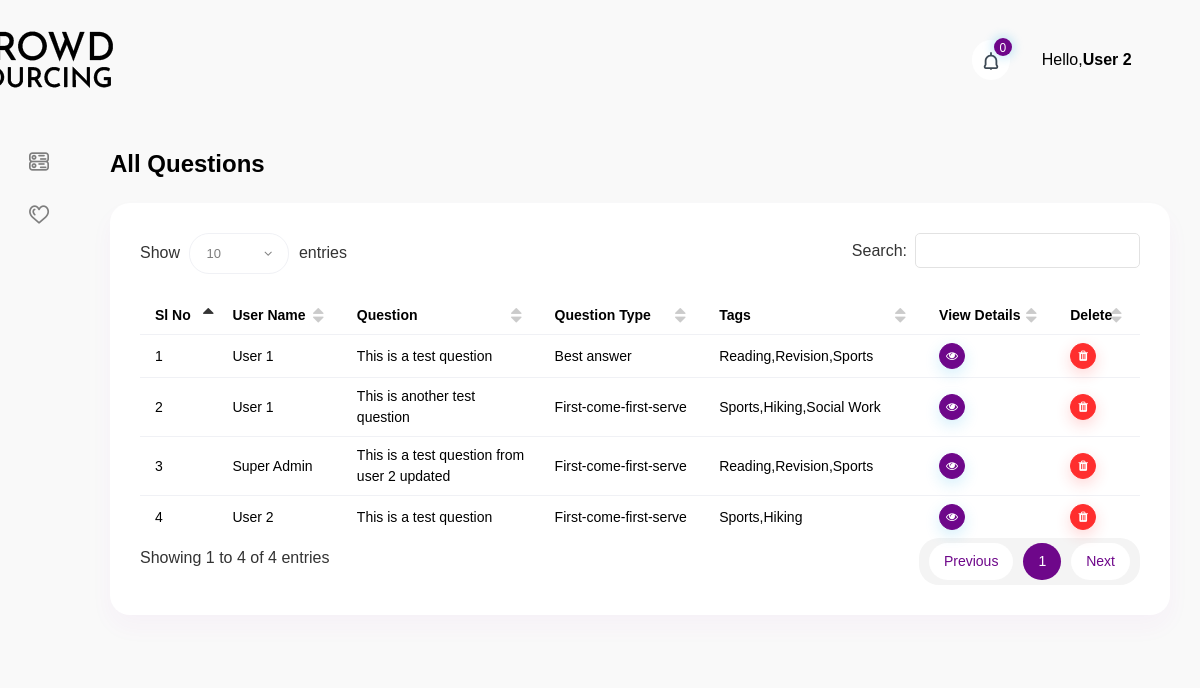
/all_question.php (signed in), run on an earlier commit of the app's database.
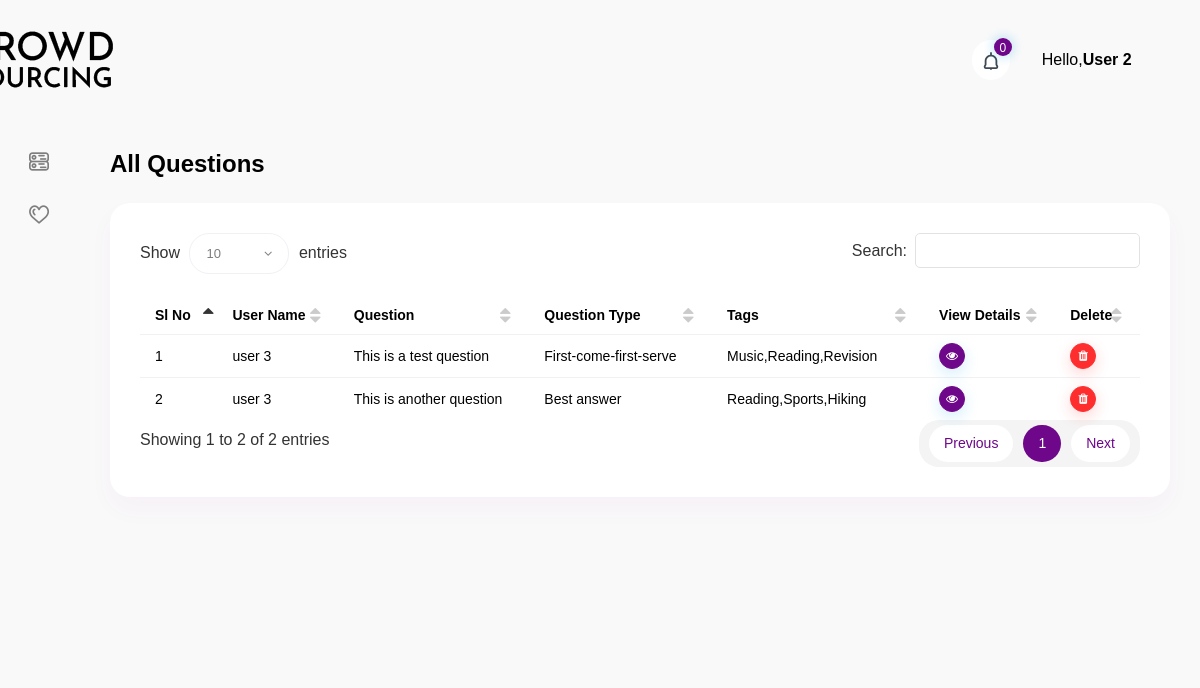
And on a later commit of the database.
### tables this page shows
CREATE TABLE `user` (
  `user_id` int(11) NOT NULL,
  `user_name` varchar(255) NOT NULL,
  `user_email` varchar(255) NOT NULL,
  `password` varchar(1000) NOT NULL,
  `college` varchar(255) NOT NULL,
  `major` varchar(255) NOT NULL,
  `hall` varchar(255) NOT NULL,
  `society` varchar(255) NOT NULL,
  `gender` varchar(255) NOT NULL,
  `age` int(10) NOT NULL,
  `indoor` varchar(255) NOT NULL,
  `outdoor` varchar(255) NOT NULL,
  `request_type` varchar(255) NOT NULL,
  `user_type` int(10) NOT NULL DEFAULT 1,
  `status` int(10) NOT NULL DEFAULT 1,
  `updated_at` datetime NOT NULL
);

CREATE TABLE `question` (
  `question_id` int(11) NOT NULL,
  `user_id` int(11) NOT NULL,
  `question` text NOT NULL,
  `type` varchar(255) NOT NULL,
  `tags` varchar(255) NOT NULL,
  `method` varchar(255) NOT NULL,
  `payment` int(10) NOT NULL,
  `waiting_time` varchar(255) NOT NULL,
  `inserted_at` datetime NOT NULL,
  `updated_at` datetime NOT NULL
);

CREATE TABLE `answer_method` (
  `id` int(11) NOT NULL,
  `method_name` varchar(255) NOT NULL
);

### include/dbController.php (called while the page is built, shortened)
<?php
class DBController {
    private $host = "localhost";
    private $user = "root";
    private $password = "";
    private $database = "crowd_sourcing";
    private $conn;
    function __construct() {
        $this->conn = $this->connectDB();
    }
    function connectDB() {
        $conn = mysqli_connect($this->host,$this->user,$this->password,$this->database);
        return $conn;
    }
    function runQuery($query) {
        $result = mysqli_query($this->conn,$query);
        while($row=mysqli_fetch_assoc($result)) {
            $resultset[] = $row;
        }
        if(!empty($resultset))
            return $resultset;
    }
    function numRows($query) {
        $result  = mysqli_query($this->conn,$query);
        $rowcount = mysqli_num_rows($result);
        return $rowcount;
    }
}

### all_question.php (the view, shortened to what this page needs)
<?php
require_once("include/dbController.php");
$db_handle = new DBController();
$userid = $_SESSION['userid'];
?>
<!DOCTYPE html>
<html lang="en">
<head>
    <link href="vendor/sweetalert2/dist/sweetalert2.min.css" rel="stylesheet">
    <?php include('include/css.php'); ?>
</head>
<body>
<div id="main-wrapper">
    <div class="nav-header">
        <a href="Dashboard" class="brand-logo">
            <h1>Your Logo</h1>
        </a>
    </div>
    <?php include('include/header.php'); ?>
    <?php include('include/sidebar.php'); ?>
    <div class="content-body">
        <div class="container-fluid">
            <div class="form-head mb-4">
                <h2 class="text-black font-w600 mb-0">All Questions</h2>
            </div>
                <div class="row">
                    <div class="col-12">
                        <div class="card">
                            <div class="card-body">
                                <div class="table-responsive">
                                    <table id="example3" class="display min-w850">
                                        <thead>
                                        <tr>
                                            <th>Sl No</th>
                                            <th>User Name</th>
                                            <th>Question</th>
                                            <th>Question Type</th>
                                            <th>Tags</th>
                                            <th>View Details</th>
                                            <th>Delete</th>
                                        </tr>
                                        </thead>
                                        <tbody>
                                        <?php
                                        $question = $db_handle->runQuery("SELECT * FROM question,answer_method,user WHERE  question.method = answer_method.id and user.user_id = question.user_id");
                                        $no_question = $db_handle->numRows("SELECT * FROM question,answer_method,user WHERE  question.method = answer_method.id and user.user_id = question.user_id");
                                        for($i=0; $i<$no_question; $i++){
                                            ?>
                                            <tr>
                                                <td><?php echo $i+1;?></td>
                                                <td><?php echo $question[$i]['user_name'];?></td>
                                                <td><?php echo $question[$i]['question'];?></td>
                                                <td><?php echo $question[$i]['method_name'];?></td>
                                                <td><?php echo $question[$i]['tags'];?></td>
                                                <td>
                                                    <div class="d-flex">
                                                        <a href="Details?question_id=<?php echo $question[$i]['question_id'];?>"
                                                           class="btn btn-primary shadow btn-xs sharp"><i
                                                                    class="fa fa-eye"></i></a>
                                                    </div>
                                                </td>
                                                <td>
                                                    <div class="d-flex">
                                                        <a onclick="productDelete(<?php echo $question[$i]["question_id"];?>);"
                                                           class="btn btn-danger shadow btn-xs sharp"><i
                                                                    class="fa fa-trash"></i></a>
                                                    </div>
                                                </td>
                                            </tr>
                                            <?php
                                        }
                                        ?>
                                        </tbody>
                                    </table>
                                </div>
                            </div>
                        </div>
                    </div>
                </div>
        </div>
    </div>
</body>
</html>

### include/css.php (shortened to what this page needs)
<link href="vendor/jqvmap/css/jqvmap.min.css" rel="stylesheet">
<link rel="stylesheet" href="vendor/chartist/css/chartist.min.css">
<link href="vendor/datatables/css/jquery.dataTables.min.css" rel="stylesheet">
<link href="vendor/jqvmap/css/jqvmap.min.css" rel="stylesheet">
<link href="vendor/bootstrap-select/dist/css/bootstrap-select.min.css" rel="stylesheet">
<link href="css/style.css" rel="stylesheet">
<link href="vendor/owl-carousel/owl.carousel.css" rel="stylesheet">
<link rel="stylesheet" href="vendor/toastr/css/toastr.min.css">

### include/header.php (shortened to what this page needs)
<?php
$user = $db_handle->runQuery("select * from user where user_id = '$userid'");
$user_type = $user[0]['user_type'];
?>
<div class="nav-header">
    <a href="Dashboard" class="brand-logo">
        <img src="images/logo.png" class="image-fluid head-logo">
    </a>
</div>
<div class="header">
    <div class="header-content">
        <nav class="navbar navbar-expand">
            <div class="collapse navbar-collapse justify-content-between">
                <ul class="navbar-nav header-right">
                    <?php if($user_type == '1'){
                        ?>
                        <li class="nav-item dropdown notification_dropdown">
                            <a class="nav-link  ai-icon" href="javascript:void(0)" role="button" data-toggle="dropdown">
                                <?php
                                $notification = $db_handle->runQuery("select count(notification_id) as no from notification where user_id = '$userid' and status = '0'");
                                $no = $notification[0]['no'];
                                ?>
                                <span class="badge light text-white bg-primary rounded-circle"><?php echo $no;?></span>
                            </a>
                                        <?php
                                        $fetch_notification = $db_handle->runQuery("select * from question,notification where notification.user_id = '$userid' and question.question_id = notification.question_id");
                                            ?>
                        </li>
                        <?php
                    }?>
                    <li class="nav-item dropdown header-profile">
                        <a class="nav-link" href="javascript:void(0)" role="button" data-toggle="dropdown">
                            <div class="header-info">
                                <?php
                                $user = $db_handle->runQuery("select * from user where user_id = '$userid'");
                                ?>
                                <span class="text-black">Hello,<strong><?php echo $user[0]['user_name'];?></strong></span>
                            </div>
                        </a>
                    </li>
                </ul>
            </div>
        </nav>
    </div>
</div>

### include/sidebar.php (shortened to what this page needs)
<div class="deznav">
    <div class="deznav-scroll">
        <ul class="metismenu" id="menu">
            <li><a class="ai-icon" href="Dashboard" aria-expanded="false">
                    <i class="flaticon-381-networking"></i>
                </a>
            </li>
            <?php if($user_type == 1){
                ?>
                <li><a class="has-arrow ai-icon" href="javascript:void()" aria-expanded="false">
                        <i class="flaticon-381-heart"></i>
                    </a>
                </li>
                <?php
            }
            ?>
        </ul>
    </div>
</div>

What changed in the data, as far as the page shows it:
removed question: user.user_name "Super Admin", question "This is a test question from user 2 updated", answer_method.method_name "First-come-first-serve", tags "Reading,Revision,Sports"
removed question: user.user_name "User 2", question "This is a test question", answer_method.method_name "First-come-first-serve", tags "Sports,Hiking"
changed question "This is a test question": user.user_name "User 1" → "user 3"; answer_method.method_name "Best answer" → "First-come-first-serve"; tags "Reading,Revision,Sports" → "Music,Reading,Revision"
changed question: user.user_name "User 1" → "user 3"; question "This is another test question" → "This is another question"; answer_method.method_name "First-come-first-serve" → "Best answer"; tags "Sports,Hiking,Social Work" → "Reading,Sports,Hiking"
Also different on the page:
text written by a page script: "Show 10 entries Search: Showing 1 to 4 of 4 entries Previous 1 Next" → "Show 10 entries Search: Showing 1 to 2 of 2 entries Previous 1 Next"
